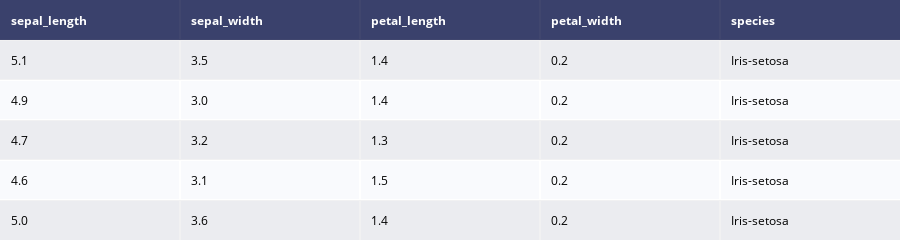

Source (notebook cell):
### Code cell
table = ff.create_table(iris.head())
py.iplot(table,filename='jupyter-table1')

### Figure 1 — Plotly figure (JSON) as saved in the notebook; plotly's stock layout.template omitted (floating-point values rounded to 4 significant figures)
{"data": [{"colorscale": [[0, "#00083e"], [0.5, "#ededee"], [1, "#ffffff"]], "hoverinfo": "none", "opacity": 0.75, "showscale": false, "z": [[0, 0, 0, 0, 0], [0.5, 0.5, 0.5, 0.5, 0.5], [1, 1, 1, 1, 1], [0.5, 0.5, 0.5, 0.5, 0.5], [1, 1, 1, 1, 1], [0.5, 0.5, 0.5, 0.5, 0.5]], "type": "heatmap"}], "layout": {"annotations": [{"align": "left", "font": {"color": "#ffffff"}, "showarrow": false, "text": "<b>sepal_length</b>", "x": -0.45, "xanchor": "left", "xref": "x", "y": 0, "yref": "y"}, {"align": "left", "font": {"color": "#ffffff"}, "showarrow": false, "text": "<b>sepal_width</b>", "x": 0.55, "xanchor": "left", "xref": "x", "y": 0, "yref": "y"}, {"align": "left", "font": {"color": "#ffffff"}, "showarrow": false, "text": "<b>petal_length</b>", "x": 1.55, "xanchor": "left", "xref": "x", "y": 0, "yref": "y"}, {"align": "left", "font": {"color": "#ffffff"}, "showarrow": false, "text": "<b>petal_width</b>", "x": 2.55, "xanchor": "left", "xref": "x", "y": 0, "yref": "y"}, {"align": "left", "font": {"color": "#ffffff"}, "showarrow": false, "text": "<b>species</b>", "x": 3.55, "xanchor": "left", "xref": "x", "y": 0, "yref": "y"}, {"align": "left", "font": {"color": "#000000"}, "showarrow": false, "text": "5.1", "x": -0.45, "xanchor": "left", "xref": "x", "y": 1, "yref": "y"}, {"align": "left", "font": {"color": "#000000"}, "showarrow": false, "text": "3.5", "x": 0.55, "xanchor": "left", "xref": "x", "y": 1, "yref": "y"}, {"align": "left", "font": {"color": "#000000"}, "showarrow": false, "text": "1.4", "x": 1.55, "xanchor": "left", "xref": "x", "y": 1, "yref": "y"}, {"align": "left", "font": {"color": "#000000"}, "showarrow": false, "text": "0.2", "x": 2.55, "xanchor": "left", "xref": "x", "y": 1, "yref": "y"}, {"align": "left", "font": {"color": "#000000"}, "showarrow": false, "text": "Iris-setosa", "x": 3.55, "xanchor": "left", "xref": "x", "y": 1, "yref": "y"}, {"align": "left", "font": {"color": "#000000"}, "showarrow": false, "text": "4.9", "x": -0.45, "xanchor": "left", "xref": "x", "y": 2, "yref": "y"}, {"align": "left", "font": {"color": "#000000"}, "showarrow": false, "text": "3.0", "x": 0.55, "xanchor": "left", "xref": "x", "y": 2, "yref": "y"}, {"align": "left", "font": {"color": "#000000"}, "showarrow": false, "text": "1.4", "x": 1.55, "xanchor": "left", "xref": "x", "y": 2, "yref": "y"}, {"align": "left", "font": {"color": "#000000"}, "showarrow": false, "text": "0.2", "x": 2.55, "xanchor": "left", "xref": "x", "y": 2, "yref": "y"}, {"align": "left", "font": {"color": "#000000"}, "showarrow": false, "text": "Iris-setosa", "x": 3.55, "xanchor": "left", "xref": "x", "y": 2, "yref": "y"}, {"align": "left", "font": {"color": "#000000"}, "showarrow": false, "text": "4.7", "x": -0.45, "xanchor": "left", "xref": "x", "y": 3, "yref": "y"}, {"align": "left", "font": {"color": "#000000"}, "showarrow": false, "text": "3.2", "x": 0.55, "xanchor": "left", "xref": "x", "y": 3, "yref": "y"}, {"align": "left", "font": {"color": "#000000"}, "showarrow": false, "text": "1.3", "x": 1.55, "xanchor": "left", "xref": "x", "y": 3, "yref": "y"}, {"align": "left", "font": {"color": "#000000"}, "showarrow": false, "text": "0.2", "x": 2.55, "xanchor": "left", "xref": "x", "y": 3, "yref": "y"}, {"align": "left", "font": {"color": "#000000"}, "showarrow": false, "text": "Iris-setosa", "x": 3.55, "xanchor": "left", "xref": "x", "y": 3, "yref": "y"}, {"align": "left", "font": {"color": "#000000"}, "showarrow": false, "text": "4.6", "x": -0.45, "xanchor": "left", "xref": "x", "y": 4, "yref": "y"}, {"align": "left", "font": {"color": "#000000"}, "showarrow": false, "text": "3.1", "x": 0.55, "xanchor": "left", "xref": "x", "y": 4, "yref": "y"}, {"align": "left", "font": {"color": "#000000"}, "showarrow": false, "text": "1.5", "x": 1.55, "xanchor": "left", "xref": "x", "y": 4, "yref": "y"}, {"align": "left", "font": {"color": "#000000"}, "showarrow": false, "text": "0.2", "x": 2.55, "xanchor": "left", "xref": "x", "y": 4, "yref": "y"}, {"align": "left", "font": {"color": "#000000"}, "showarrow": false, "text": "Iris-setosa", "x": 3.55, "xanchor": "left", "xref": "x", "y": 4, "yref": "y"}, {"align": "left", "font": {"color": "#000000"}, "showarrow": false, "text": "5.0", "x": -0.45, "xanchor": "left", "xref": "x", "y": 5, "yref": "y"}, {"align": "left", "font": {"color": "#000000"}, "showarrow": false, "text": "3.6", "x": 0.55, "xanchor": "left", "xref": "x", "y": 5, "yref": "y"}, {"align": "left", "font": {"color": "#000000"}, "showarrow": false, "text": "1.4", "x": 1.55, "xanchor": "left", "xref": "x", "y": 5, "yref": "y"}, {"align": "left", "font": {"color": "#000000"}, "showarrow": false, "text": "0.2", "x": 2.55, "xanchor": "left", "xref": "x", "y": 5, "yref": "y"}, {"align": "left", "font": {"color": "#000000"}, "showarrow": false, "text": "Iris-setosa", "x": 3.55, "xanchor": "left", "xref": "x", "y": 5, "yref": "y"}], "height": 230, "margin": {"b": 0, "l": 0, "r": 0, "t": 0}, "xaxis": {"dtick": 1, "gridwidth": 2, "showticklabels": false, "tick0": -0.5, "ticks": "", "zeroline": false}, "yaxis": {"autorange": "reversed", "dtick": 1, "gridwidth": 2, "showticklabels": false, "tick0": 0.5, "ticks": "", "zeroline": false}}}
